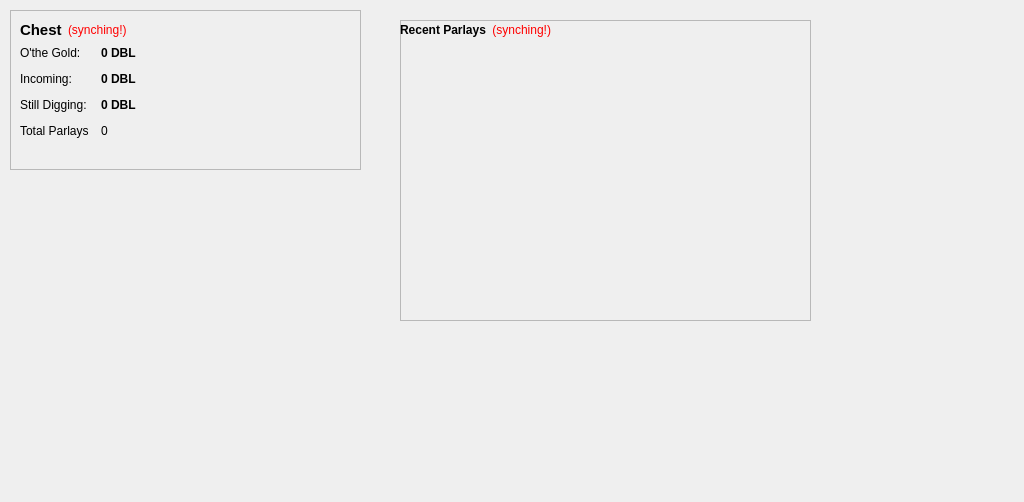
<?xml version="1.0" encoding="UTF-8"?>
<ui version="4.0">
 <class>OverviewPage</class>
 <widget class="QWidget" name="OverviewPage">
  <property name="geometry">
   <rect>
    <x>0</x>
    <y>0</y>
    <width>1024</width>
    <height>502</height>
   </rect>
  </property>
  <property name="windowTitle">
   <string>Form</string>
  </property>
  <widget class="QFrame" name="frame_2">
   <property name="geometry">
    <rect>
     <x>400</x>
     <y>20</y>
     <width>411</width>
     <height>301</height>
    </rect>
   </property>
   <property name="frameShape">
    <enum>QFrame::StyledPanel</enum>
   </property>
   <property name="frameShadow">
    <enum>QFrame::Raised</enum>
   </property>
   <widget class="QListView" name="listTransactions">
    <property name="geometry">
     <rect>
      <x>10</x>
      <y>50</y>
      <width>391</width>
      <height>241</height>
     </rect>
    </property>
    <property name="styleSheet">
     <string notr="true">QListView { background: transparent; }</string>
    </property>
    <property name="frameShape">
     <enum>QFrame::NoFrame</enum>
    </property>
    <property name="verticalScrollBarPolicy">
     <enum>Qt::ScrollBarAlwaysOff</enum>
    </property>
    <property name="horizontalScrollBarPolicy">
     <enum>Qt::ScrollBarAlwaysOff</enum>
    </property>
    <property name="selectionMode">
     <enum>QAbstractItemView::NoSelection</enum>
    </property>
   </widget>
   <widget class="QWidget" name="">
    <layout class="QHBoxLayout" name="horizontalLayout_2">
     <item>
      <widget class="QLabel" name="label_4">
       <property name="text">
        <string>&lt;html&gt;&lt;head/&gt;&lt;body&gt;&lt;p&gt;&lt;span style=&quot; font-weight:600;&quot;&gt;Recent Parlays&lt;/span&gt;&lt;/p&gt;&lt;/body&gt;&lt;/html&gt;</string>
       </property>
      </widget>
     </item>
     <item>
      <widget class="QLabel" name="labelTransactionsStatus">
       <property name="toolTip">
        <string>The displayed information may be out of date. Your chest automatically synchronizes with the Doubloons network after a connection is established, but this process has not completed yet.</string>
       </property>
       <property name="styleSheet">
        <string notr="true">QLabel { color: red; }</string>
       </property>
       <property name="text">
        <string notr="true">(synching!)</string>
       </property>
       <property name="alignment">
        <set>Qt::AlignRight|Qt::AlignTrailing|Qt::AlignVCenter</set>
       </property>
      </widget>
     </item>
     <item>
      <spacer name="horizontalSpacer">
       <property name="orientation">
        <enum>Qt::Horizontal</enum>
       </property>
       <property name="sizeHint" stdset="0">
        <size>
         <width>40</width>
         <height>20</height>
        </size>
       </property>
      </spacer>
     </item>
    </layout>
   </widget>
   <zorder>listTransactions</zorder>
   <zorder>label_6</zorder>
  </widget>
  <widget class="QLabel" name="label_6">
   <property name="geometry">
    <rect>
     <x>0</x>
     <y>220</y>
     <width>1071</width>
     <height>281</height>
    </rect>
   </property>
   <property name="text">
    <string/>
   </property>
   <property name="pixmap">
    <pixmap resource="../bitcoin.qrc">:/images/backg</pixmap>
   </property>
  </widget>
  <widget class="QFrame" name="frame">
   <property name="geometry">
    <rect>
     <x>10</x>
     <y>10</y>
     <width>351</width>
     <height>160</height>
    </rect>
   </property>
   <property name="frameShape">
    <enum>QFrame::StyledPanel</enum>
   </property>
   <property name="frameShadow">
    <enum>QFrame::Raised</enum>
   </property>
   <layout class="QVBoxLayout" name="verticalLayout_4">
    <item>
     <layout class="QHBoxLayout" name="horizontalLayout_4">
      <item>
       <widget class="QLabel" name="label_5">
        <property name="font">
         <font>
          <pointsize>11</pointsize>
          <weight>75</weight>
          <bold>true</bold>
         </font>
        </property>
        <property name="text">
         <string>Chest</string>
        </property>
       </widget>
      </item>
      <item>
       <widget class="QLabel" name="labelWalletStatus">
        <property name="toolTip">
         <string>The displayed information may be out of date. Your chest automatically synchronizes with the Doubloons network after a connection is established, but this process has not completed yet.</string>
        </property>
        <property name="styleSheet">
         <string notr="true">QLabel { color: red; }</string>
        </property>
        <property name="text">
         <string notr="true">(synching!)</string>
        </property>
        <property name="alignment">
         <set>Qt::AlignLeading|Qt::AlignLeft|Qt::AlignVCenter</set>
        </property>
       </widget>
      </item>
      <item>
       <spacer name="horizontalSpacer_2">
        <property name="orientation">
         <enum>Qt::Horizontal</enum>
        </property>
        <property name="sizeHint" stdset="0">
         <size>
          <width>40</width>
          <height>20</height>
         </size>
        </property>
       </spacer>
      </item>
     </layout>
    </item>
    <item>
     <layout class="QFormLayout" name="formLayout_2">
      <property name="fieldGrowthPolicy">
       <enum>QFormLayout::AllNonFixedFieldsGrow</enum>
      </property>
      <property name="horizontalSpacing">
       <number>12</number>
      </property>
      <property name="verticalSpacing">
       <number>12</number>
      </property>
      <item row="0" column="0">
       <widget class="QLabel" name="label">
        <property name="text">
         <string>O'the Gold:</string>
        </property>
       </widget>
      </item>
      <item row="0" column="1">
       <widget class="QLabel" name="labelBalance">
        <property name="font">
         <font>
          <weight>75</weight>
          <bold>true</bold>
         </font>
        </property>
        <property name="cursor">
         <cursorShape>IBeamCursor</cursorShape>
        </property>
        <property name="toolTip">
         <string>Your current balance</string>
        </property>
        <property name="text">
         <string notr="true">0 DBL</string>
        </property>
        <property name="textInteractionFlags">
         <set>Qt::LinksAccessibleByMouse|Qt::TextSelectableByKeyboard|Qt::TextSelectableByMouse</set>
        </property>
       </widget>
      </item>
      <item row="1" column="0">
       <widget class="QLabel" name="label_3">
        <property name="text">
         <string>Incoming:</string>
        </property>
       </widget>
      </item>
      <item row="1" column="1">
       <widget class="QLabel" name="labelUnconfirmed">
        <property name="font">
         <font>
          <weight>75</weight>
          <bold>true</bold>
         </font>
        </property>
        <property name="cursor">
         <cursorShape>IBeamCursor</cursorShape>
        </property>
        <property name="toolTip">
         <string>Total of transactions that have yet to be confirmed, and do not yet count toward the current balance</string>
        </property>
        <property name="text">
         <string notr="true">0 DBL</string>
        </property>
        <property name="textInteractionFlags">
         <set>Qt::LinksAccessibleByMouse|Qt::TextSelectableByKeyboard|Qt::TextSelectableByMouse</set>
        </property>
       </widget>
      </item>
      <item row="3" column="0">
       <widget class="QLabel" name="label_2">
        <property name="text">
         <string>Total Parlays</string>
        </property>
       </widget>
      </item>
      <item row="3" column="1">
       <widget class="QLabel" name="labelNumTransactions">
        <property name="toolTip">
         <string>Total number of transactions in chest</string>
        </property>
        <property name="text">
         <string notr="true">0</string>
        </property>
       </widget>
      </item>
      <item row="2" column="0">
       <widget class="QLabel" name="labelImmatureText">
        <property name="text">
         <string>Still Digging:</string>
        </property>
       </widget>
      </item>
      <item row="2" column="1">
       <widget class="QLabel" name="labelImmature">
        <property name="font">
         <font>
          <weight>75</weight>
          <bold>true</bold>
         </font>
        </property>
        <property name="toolTip">
         <string>Mined balance that has not yet matured</string>
        </property>
        <property name="text">
         <string notr="true">0 DBL</string>
        </property>
        <property name="textInteractionFlags">
         <set>Qt::LinksAccessibleByMouse|Qt::TextSelectableByKeyboard|Qt::TextSelectableByMouse</set>
        </property>
       </widget>
      </item>
     </layout>
    </item>
    <item>
     <spacer name="verticalSpacer">
      <property name="orientation">
       <enum>Qt::Vertical</enum>
      </property>
      <property name="sizeHint" stdset="0">
       <size>
        <width>20</width>
        <height>40</height>
       </size>
      </property>
     </spacer>
    </item>
   </layout>
  </widget>
 </widget>
 <resources>
  <include location="../bitcoin.qrc"/>
 </resources>
 <connections/>
</ui>
